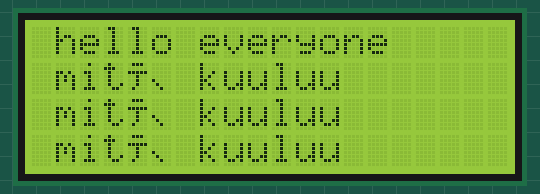
Simulated run of this sketch. Board: Arduino Uno, built with avr-gcc and run on an emulated ATmega328P. Parts: 20×4 character LCD.

Above: at 0.2 s.
At 2.2 s:
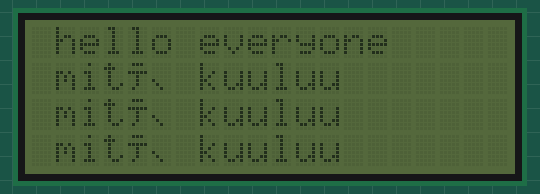

The sketch:

lcdtest.ino
```cpp
#include <Wire.h>
#include <LiquidCrystal_I2C.h>
#include <hd44780.h>

LiquidCrystal_I2C lcd(0x27,20,4);  // set the LCD address to 0x27 for a 16 chars and 2 line display

void setup()
{
  lcd.begin();                      // initialize the lcd
  lcd.begin();
  // Print a message to the LCD.
  lcd.backlight();
  lcd.setCursor(1,0);
  lcd.print("hello everyone");
  lcd.setCursor(1,1);
  lcd.print("mitä kuuluu");
  lcd.setCursor(1,2);
  lcd.print("mitä kuuluu");
  lcd.setCursor(1,3);
  lcd.print("mitä kuuluu");
}


void loop()
{
  lcd.backlight();
  delay(2000);
  lcd.noBacklight();
  delay(2000);
}
```

Measured:
- what the display in image 1 shows lasts 2.0 s, from 2.2 s to 4.2 s
